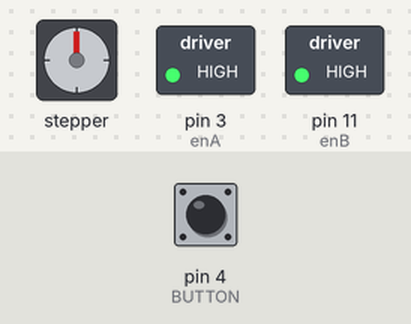
Simulated run of this sketch. Board: Arduino Uno, built with avr-gcc and run on an emulated ATmega328P. On the bench: stepper motor, switched loads named in the sketch (green lamp = pin HIGH). Inputs (shaded band) come from the test bench; at power-on: pin 4 (BUTTON) HIGH. Stepper angles assume 200 steps per turn.

Above: at 4.8 s.
4.9 s: pin 4 (BUTTON) pulled LOW for 2.35 s
At 6.15 s:
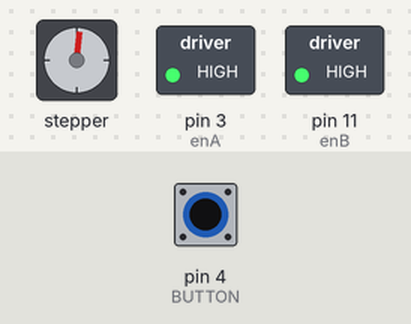
At 6.75 s:
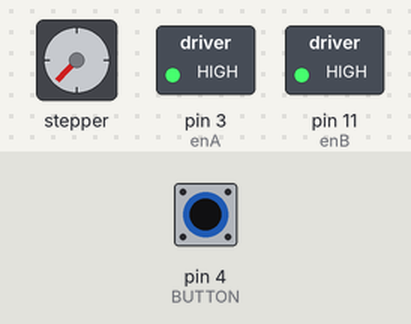
Timing chart, 0 to 19.6 s (numbered marks = the images above; inputs shaded):
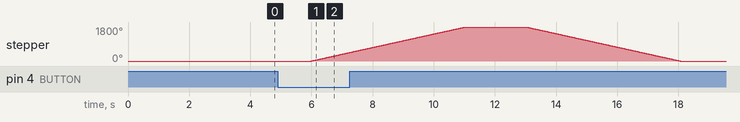

The sketch:

Modified_Code.ino
```cpp
/*
 Stepper Motor Control with Arduino Motor Control Shield V3.0.

 This program drives a bipolar stepper motor. The motor is controlled
 by Arduino pins 10, 11, 12, 13.

 The motor should do five revolutions into one and five into another direction.

 Using this sketch for longer is not recommended because it will keep the motor under current
 and can cause it to become quite hot.

 */

#include <Stepper.h>

int enA  = 3;  // Enable pin 1 on Motor Control Shield
int enB  = 11;  // Enable pin 2 on Motor Control Shield
int dirA = 12;  // Direction pin dirA on Motor Control Shield
int dirB = 13;  // Direction pin dirB on Motor Control Shield

const int BUTTON = 4; // sets pin 4 as BUTTON input pin

int val = 0; // value will be used to store state of the pin


const int stepsPerRevolution = 200;  // Change this to fit the number of steps per revolution
                                     // for your motor

// Initialize the stepper library on pins 12 and 13:
Stepper myStepper(stepsPerRevolution, dirA, dirB);


void setup() {
  // set the speed at 40 rpm - 40 seems to be upper limit without 12V power supply, 230-235 with 12 V
  myStepper.setSpeed(60);

  // Enable power to the motor
  pinMode(enA, OUTPUT);
  digitalWrite (enA, HIGH);

  pinMode(enB, OUTPUT);
  digitalWrite (enB, HIGH);
}

void loop() {
    val = digitalRead(BUTTON); //sets reading the state of the BUTTON as
                             // first step of program


    if (val==LOW) {
      // this checks if button is pressed and causes
      // program to run

    // Step five revolutions into one direction:
    myStepper.step(stepsPerRevolution*5);
    delay(2000);

    // Step five revolutions in the other direction:
    myStepper.step(-stepsPerRevolution*5);
    delay(2000);
    }
    else { delay(2000);
     //checks if button is not pushed, and if it is not
     //the motor will not turn
    }
}
```

Measured:
- after the input at 4.9 s, stepper: turns 1800° clockwise in 5.0 s, then 1800° counter-clockwise in 5.0 s
